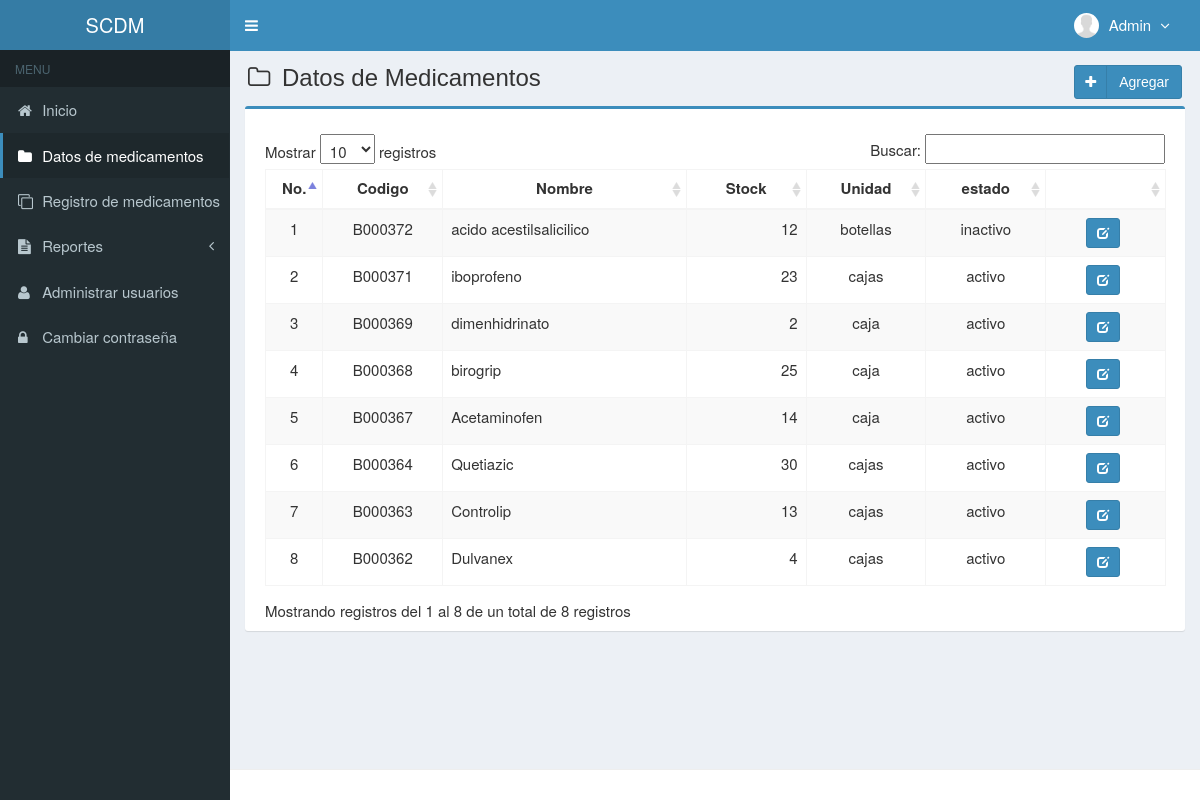
Screenshot of /main.php?module=medicinas (signed in) with the database file from the repository.
### tables this page shows
CREATE TABLE `usuarios` (
  `id_user` int(3) NOT NULL,
  `username` varchar(50) NOT NULL,
  `name_user` varchar(50) NOT NULL,
  `password` varchar(50) NOT NULL,
  `email` varchar(50) DEFAULT NULL,
  `telefono` varchar(13) DEFAULT NULL,
  `foto` varchar(100) DEFAULT NULL,
  `permisos_acceso` enum('Super Admin','Gerente','Almacen') NOT NULL,
  `status` enum('activo','bloqueado') NOT NULL DEFAULT 'activo',
  `created_at` timestamp NOT NULL DEFAULT current_timestamp(),
  `updated_at` timestamp NOT NULL DEFAULT current_timestamp() ON UPDATE current_timestamp()
);

CREATE TABLE `medicamentos` (
  `codigo` varchar(7) NOT NULL,
  `nombre` varchar(50) NOT NULL,
  `unidad` varchar(20) NOT NULL,
  `stock` int(11) NOT NULL,
  `created_user` int(3) NOT NULL,
  `created_date` timestamp NOT NULL DEFAULT current_timestamp(),
  `updated_user` int(3) NOT NULL,
  `updated_date` timestamp NOT NULL DEFAULT current_timestamp() ON UPDATE current_timestamp(),
  `id_est` int(150) NOT NULL
);

CREATE TABLE `estado` (
  `id_est` int(150) NOT NULL,
  `estado` varchar(150) NOT NULL
);

### modules/medicinas/view.php (the view, shortened to what this page needs)
<section class="content-header">
  <h1>
    <i class="fa fa-folder-o icon-title"></i> Datos de Medicamentos
    <a class="btn btn-primary btn-social pull-right" href="?module=form_medicinas&form=add" title="agregar" data-toggle="tooltip">
      <i class="fa fa-plus"></i> Agregar
    </a>
  </h1>
</section>
<section class="content">
  <div class="row">
    <div class="col-md-12">
      <div class="box box-primary">
        <div class="box-body">
          <table id="dataTables1" class="table table-bordered table-striped table-hover">
            <thead>
              <tr>
                <th class="center">No.</th>
                <th class="center">Codigo</th>
                <th class="center">Nombre</th>
                <th class="center">Stock</th>
                <th class="center">Unidad</th>
                <th class="center">estado</th>
                <th></th>
              </tr>
            </thead>
            <tbody>
            <?php
            $no = 1;
            $query = mysqli_query($mysqli, "SELECT a.codigo, a.nombre,a.unidad,a.id_est,a.stock,b.estado
                                            FROM medicamentos as a INNER JOIN estado as b ON a.id_est=b.id_est ORDER BY codigo DESC")
                                            or die('error: '.mysqli_error($mysqli));
            while ($data = mysqli_fetch_assoc($query)) {
              echo "<tr>
                      <td width='30' class='center'>$no</td>
                      <td width='80' class='center'>$data[codigo]</td>
                      <td width='180'>$data[nombre]</td>
                      <td width='80' align='right'>$data[stock]</td>
                      <td width='80' class='center'>$data[unidad]</td>
                        <td width='80' class='center'>$data[estado]</td>
                      <td class='center' width='80'>
                        <div>
                          <a data-toggle='tooltip' data-placement='top' title='modificar' style='margin-right:5px' class='btn btn-primary btn-sm' href='?module=form_medicinas&form=edit&id=$data[codigo]'>
                              <i style='color:#fff' class='glyphicon glyphicon-edit'></i>
                          </a>";
            ?>
            <?php
              echo "    </div>
                      </td>
                    </tr>";
              $no++;
            }
            ?>
            </tbody>
          </table>
        </div>
      </div>
    </div>
  </div>
</section><!-- /.content

### top-menu.php (shortened to what this page needs)
<?php
require_once "config/database.php";
$query = mysqli_query($mysqli, "SELECT id_user, name_user, foto, permisos_acceso FROM usuarios WHERE id_user='$_SESSION[id_user]'")
                                or die('error: '.mysqli_error($mysqli));
$data = mysqli_fetch_assoc($query);
?>
<li class="dropdown user user-menu">
  <a href="#" class="dropdown-toggle" data-toggle="dropdown">
  <?php
  if ($data['foto']=="") { ?>
    <img src="images/user/user-default.png" class="user-image" alt="User Image"/>
  <?php
  }
  else { ?>
    <img src="images/user/<?php echo $data['foto']; ?>" class="user-image" alt="User Image"/>
  <?php
  }
  ?>
    <span class="hidden-xs"><?php echo $data['name_user']; ?> <i style="margin-left:5px" class="fa fa-angle-down"></i></span>
  </a>
</li>

### assets/css/style.css (style rules this page uses)
.btn-social *:first-child { border-right: 1px solid rgba(0, 0, 0, 0.1); bottom: 0; font-size: 1em !important; left: 0; line-height: 32px !important; position: absolute; text-align: center; top: 0; width: 32px !important; }
.content-header { padding: 15px 18px 0; position: relative; }
.center { text-align:center; }
.icon-title { margin-right: 5px; }
body { background-color: #fff; color: #333; font-size: 15px; line-height: 1.42857; }

### rows the page displays
usuarios: foto (placeholder picture), name_user "Admin"
medicamentos: codigo "B000372", nombre "acido acestilsalicilico", stock "12", unidad "botellas", id_est.estado "inactivo"
medicamentos: codigo "B000371", nombre "iboprofeno", stock "23", unidad "cajas", id_est.estado "activo"
medicamentos: codigo "B000369", nombre "dimenhidrinato", stock "2", unidad "caja", id_est.estado "activo"
medicamentos: codigo "B000368", nombre "birogrip", stock "25", unidad "caja", id_est.estado "activo"
medicamentos: codigo "B000367", nombre "Acetaminofen", stock "14", unidad "caja", id_est.estado "activo"
medicamentos: codigo "B000364", nombre "Quetiazic", stock "30", unidad "cajas", id_est.estado "activo"
medicamentos: codigo "B000363", nombre "Controlip", stock "13", unidad "cajas", id_est.estado "activo"
medicamentos: codigo "B000362", nombre "Dulvanex", stock "4", unidad "cajas", id_est.estado "activo"
